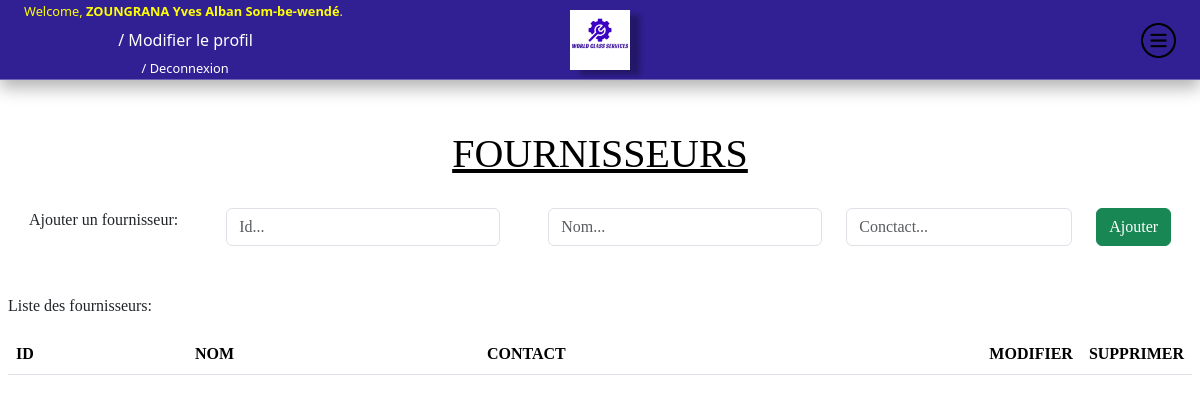
The page /gestion_fournisseur/ (signed in) on the database as committed earlier.
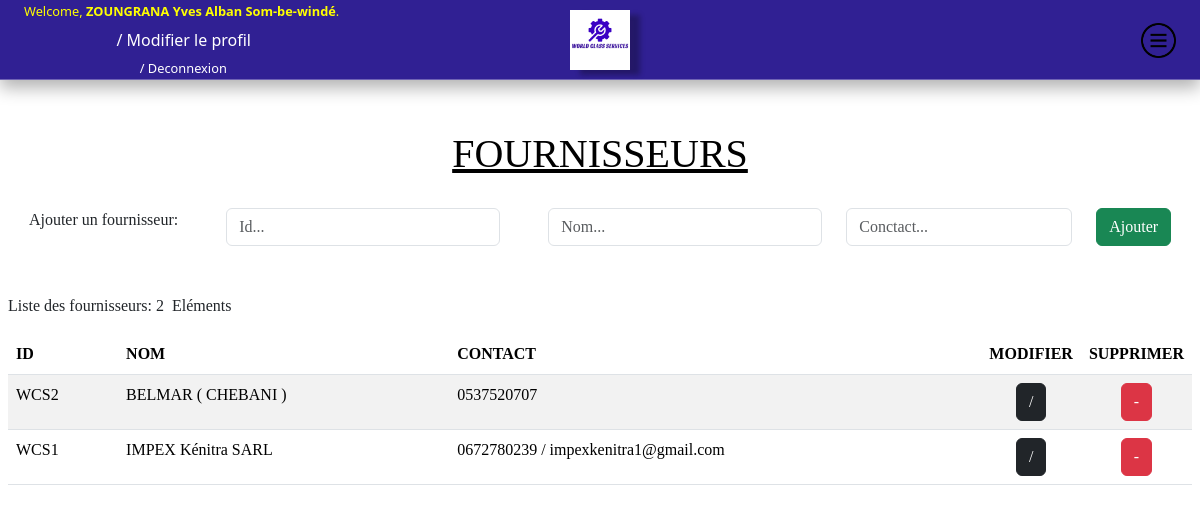
The same page on the database as committed later.
### magasinwcs/models.py (models this page shows, shortened)
class Employe(models.Model):
    nom = models.CharField(max_length=30)
    prenom = models.CharField(max_length=70)
    fonction = models.ForeignKey(Fonction, on_delete=models.CASCADE)
    email = models.EmailField(null=True, blank=True, unique=True)
    password = models.CharField(max_length=20, default='AZERTY')
    def __str__(self):
        return self.nom + ' ' + self.prenom

class Fournisseur(models.Model):
    reference = models.CharField(max_length=50, unique=True, blank=True, null=True)
    nom = models.CharField(max_length=60)
    contact = models.CharField(max_length=60)

### magasinwcs/views.py (the view)
# urls.py: path('gestion_fournisseur/', views.gestion_fournisseur, name="gestion_fournisseur"),
def gestion_fournisseur(request):
    if 'user' in request.session:
        context = {"fournisseurs": (Fournisseur.objects.all().order_by('nom')),
                   'user': Employe.objects.get(pk=request.session.get('user'))}
        return render(request, 'magasinwcs/gestion_fournisseur.html', context=context)
    else:
        return redirect('login')

### templates/magasinwcs/gestion_fournisseur.html (shortened to what this page needs)
{% extends "magasinwcs/base.html"%}
{% block bodyid %}gestion_fournisseur{% endblock %}
{% block content %}
    <h1 id="entete">FOURNISSEURS</h1>
    <form class="d-flex flex-row justify-content-center mb-5" action="{% url 'add-fournisseur' %}" method="POST">
    <fieldset >Ajouter un fournisseur:</fieldset>
        <label class="mx-4">
            <input class="form-control mx-4" type="text" name="ref" placeholder="Id..." required>
        </label>
        <label class="mx-4">
            <input class="form-control mx-4" type="text" name="nom" placeholder="Nom...">
        </label>
        <label class="mx-4">
            <input type="text" class="form-control" name="contact" placeholder="Conctact...">
        </label>
        <button class="btn btn-success" type="submit">Ajouter</button>
    </form>
    <p>Liste des fournisseurs: <span>{% for fournisseur in fournisseurs %} {% if forloop.last %} {{forloop.counter}} &nbsp;Eléments {% endif %} {% endfor %} </span></span></p>
    <div id="fournisseurs">
        {% include 'magasinwcs/liste_fournisseur.html' with fournisseurs=fournisseurs %}
    </div>
{% endblock %}

### templates/magasinwcs/base.html (shortened to what this page needs)
{% load i18n %} {% load static %}
<!DOCTYPE html>
<html lang="en" >
  <head>
    <link
      href="https://cdn.jsdelivr.net/npm/bootstrap@5.3.1/dist/css/bootstrap.min.css"
      rel="stylesheet"
    />
    <link href="/static/css/style.css" rel="stylesheet" />
  </head>
  <body id="{%block bodyid %}genericPage{%endblock %}" hx-boost="true" onload='stock_value()' >
    <header>
      <nav class="navbar">
        <div class="logo">
          <img width="80px" alt="logo" src="{% static '/img/logo.png' %}" />
        </div>
        <div class="utilisateur">
          <p>Welcome, <b>{{ user }}</b>.</p>
          <form action="{% url 'employe_update' %}" method="POST">
            <button id="profil_update" class="btn btn-link">
              &nbsp;/&nbsp;Modifier le profil
            </button>
          </form>
          <a href="{% url 'deconnexion' %}">&nbsp;/&nbsp;Deconnexion</a>
        </div>
        <img src="/static/img/menu.png" alt="menu" id="menu" />
      </nav>
    </header>
    <main>{% block content %}{% endblock %}</main>
  </body>
</html>

### templates/magasinwcs/liste_fournisseur.html (shortened to what this page needs)
{% if not fournisseurplus %}
    <table class="table table-striped table-hover">
    <thead>
        <tr>
            <th scope="col">ID</th>
            <th scope="col">NOM</th>
            <th scope="col">CONTACT</th>
            <th scope="col" class='choix text-center'>MODIFIER</th>
            <th scope="col" class='choix text-center'>SUPPRIMER</th>
        </tr>
    </thead>
    <tbody id="fournisseurplus">
        {% for fournisseur in fournisseurs %}
                <tr>
                    <td>{{ fournisseur.reference }}</td>
                    <td>{{ fournisseur.nom }}</td>
                    <td>{{ fournisseur.contact }}</td>
                    <td class='text-center'>
                        <form action="{% url 'fournisseur_update' %}" method="POST">
                            <button class="btn btn-dark">/</button>
                        </form>
                    </td>
                    <td class='text-center'><button class="btn btn-danger" hx-get = "/delete-fournisseur/{{ fournisseur.pk }}/" hx-target = "closest tr" hx-trigger = "click"
                           hx-push-url="false" hx-swap = "outerHtml" hx-confirm="Supprimer l'élément?">-</button></td>
                 </tr>
        {% endfor %}
        </tbody>
</table>
{% endif %}

Rows that differ between the two databases and show on the page:
changed Employe: nom+prenom "ZOUNGRANA Yves Alban Som-be-wendé" → "ZOUNGRANA Yves Alban Som-be-windé"
added Fournisseur: reference "WCS1", nom "IMPEX Kénitra SARL", contact "0672780239 / impexkenitra1@gmail.com"
added Fournisseur: reference "WCS2", nom "BELMAR ( CHEBANI )", contact "0537520707"
